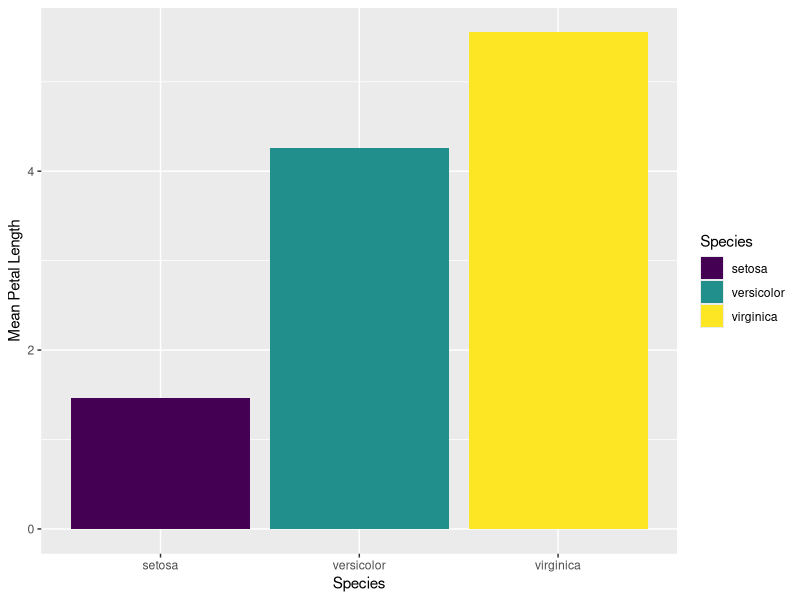
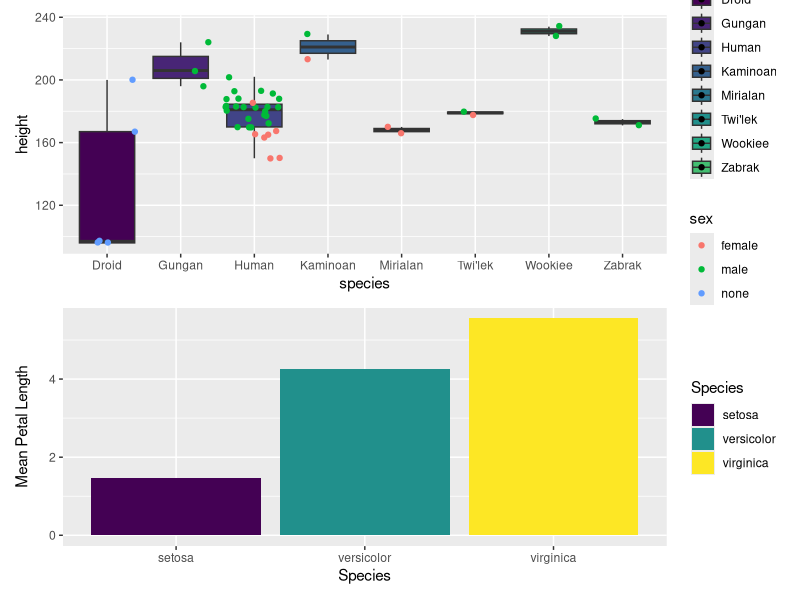

Generate these figures, in order, with R:
## ---- chunk 1
library(dplyr)

species_counts <- starwars %>% 
  count(species)
glimpse(species_counts)

species_names <- filter(species_counts, n>1)
species_names

filtered_starwars <- filter(starwars, species %in% c("Droid", "Gungan", "Human", "Kaminoan", "Mirialan", "Twi'lek", "Wookiee", "Zabrak"))
head(filtered_starwars)
## ---- chunk 2
clean_starwars <- filtered_starwars[complete.cases(filtered_starwars[,2]),]

starwars_heights <- clean_starwars %>%
  group_by(species) %>%
  summarize(meanHeight = mean(height), medianHeight = median(height), sdHeight = sd(height))
starwars_heights
## ---- chunk 3
library(ggplot2)
library(viridis)
cols <- viridis(11, option = "viridis")

p1 <- ggplot(data=clean_starwars, aes(x=species, y=height, fill=species)) +
  geom_boxplot() +
  scale_fill_manual(values=cols) +
  geom_jitter(data = clean_starwars, position = "jitter", aes(color=sex))
## ---- chunk 4
data(iris)
glimpse(iris)
petal_sizes <- iris %>%
  group_by(Species) %>%
  summarize(meanPetal.Length = mean(Petal.Length), meanPetal.Width = mean(Petal.Width))  # create summary table of petal sizes
petal_sizes

library(viridis)
cols <- viridis(3, option = "viridis")  # create colors variable

p2 <- ggplot(petal_sizes, aes(x=Species, y=meanPetal.Length, fill=Species)) +  # select data for plot
  geom_bar(stat="identity") +  # create bar graph
  xlab("Species") +  # set x-axis label
  ylab("Mean Petal Length") +  # set y-axis label
  scale_fill_manual(values=cols)  # set colors of bars
p2
## ---- chunk 5
library(patchwork)
p1 / p2
